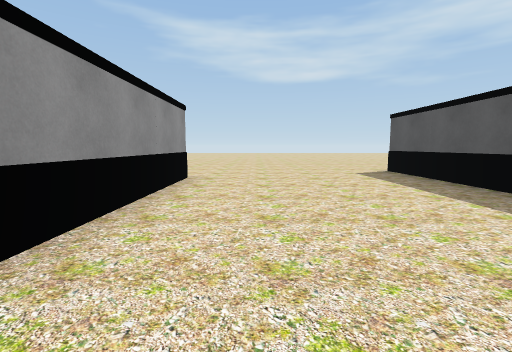
[1] (above)

15 first-person views from a walk through a Unity game level. The camera is 1.2 m above the floor, tilts 6° down and sees 85° across. The floor is counted in squares, 2 m on a side. Each view is taken from the middle of a square. On the plan, view 1 faces up. The plan holds only what a view shows up to about 9 squares ahead; the rest is blank. The place goes on beyond the plan. The player character is not drawn. Door leaves are left out, so doorways stand open.

[2]
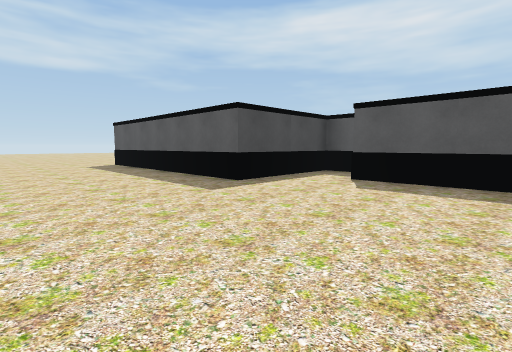

[3]
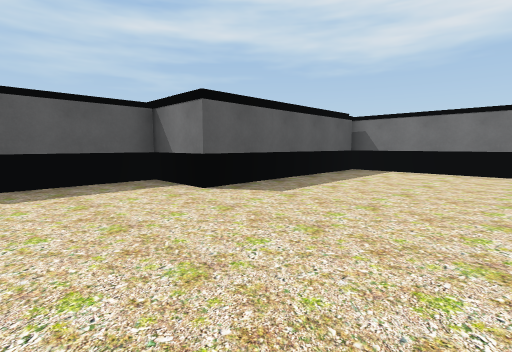

[4]
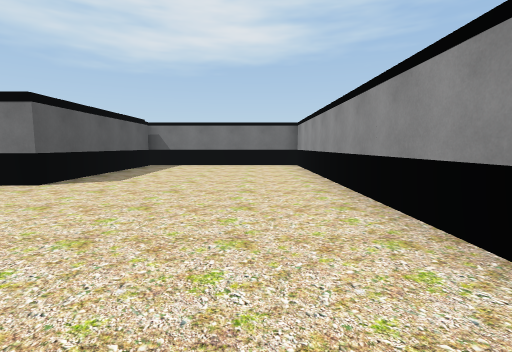

[5]
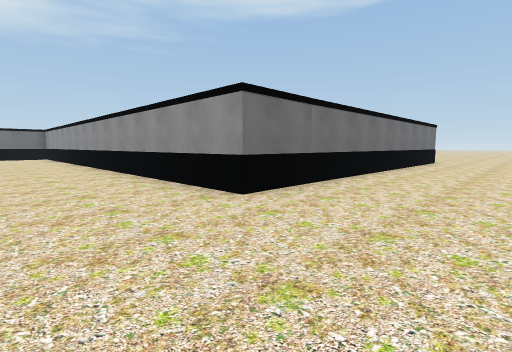

[6]
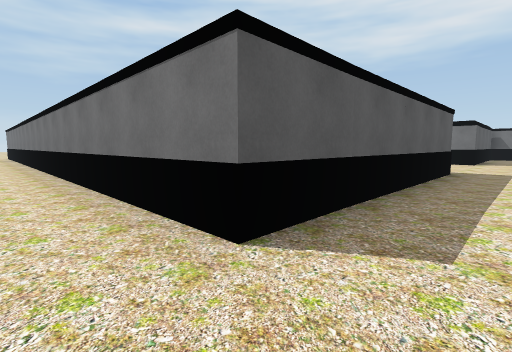

[7]
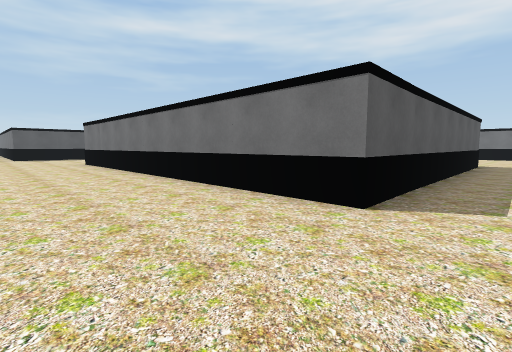

[8]
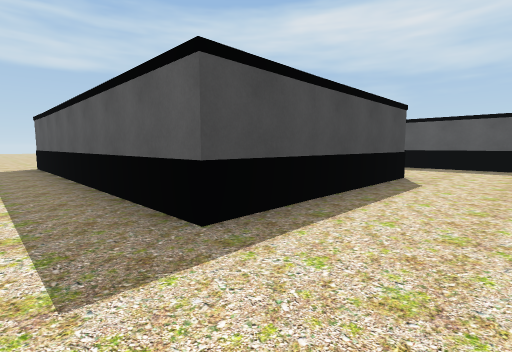

[9]
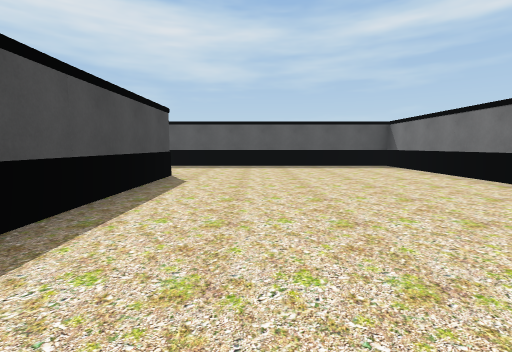

[10]
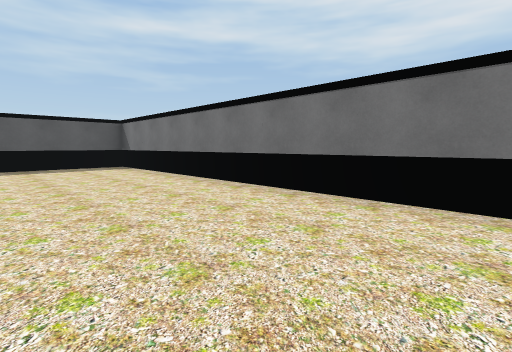

[11]
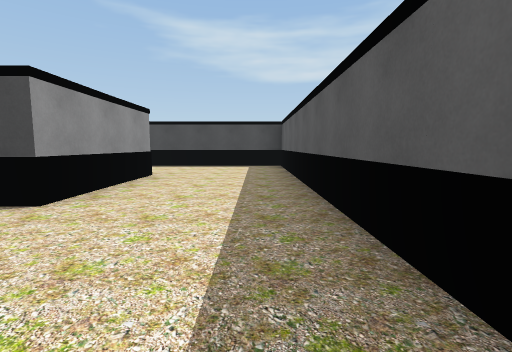

[12]
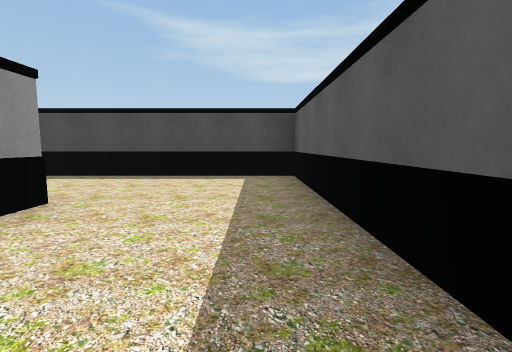

[13]
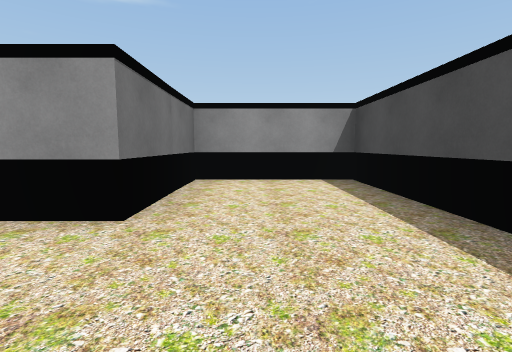

[14]
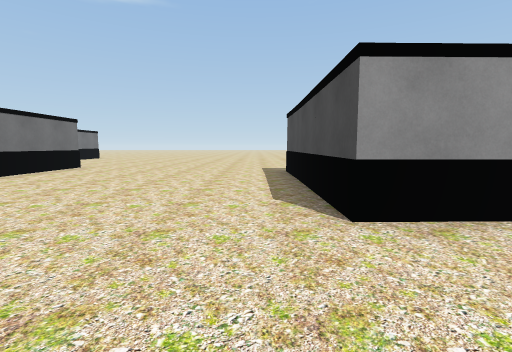

[15]
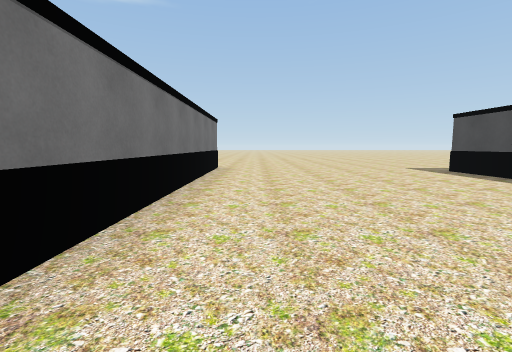

### Floor plan
Points are (right, up) in squares from view 1. A wall is a line through its corners. A room is listed if a view was taken in it or the views show most of it. See-through windows are left out.
Room 1 (views 1, 2, 3, 4, 5, 6, 7)
walls: (6.3, 0) (6.3, 0.8) (3.4, 0.7) (3.3, 6.9) (13.8, 6.9); (-10.8, 5.4) (-1.4, 5.4) (-1.4, -8.1); (0.3, -8.1) (3.6, -8.1) (3.5, -3.3) (5, -3.3) (4.9, -0.5)
ways out: opening at (-12, 5) to room 2
Room 2 (views 8, 9, 10, 11, 12, 13, 14, 15)
walls: (-12.1, -8.1) (-3.2, -8.1) (-3.2, 3.8) (-9.1, 3.8) (-9.1, 0.9) (-6.3, 0.9) (-6.2, -2.2) (-10.8, -2.2) (-10.8, 5.4)
ways out: opening at (-12, 5) to room 1

Positions as (right, up) in squares from view 1, and headings:
1: (0, 0), facing up
2: (0, -3), facing up-right
3: (0, -1), facing down-right
4: (0, 1), facing down
5: (1, 8), facing down-left
6: (2, 8), facing down-right
7: (-12, 8), facing down-right
8: (-12, -4), facing up-right
9: (-12, -4), facing right
10: (-12, -5), facing down-right
11: (-4, -5), facing up
12: (-4, -2), facing up
13: (-4, 2), facing left
14: (-4, -3), facing left
15: (-4, -7), facing left
